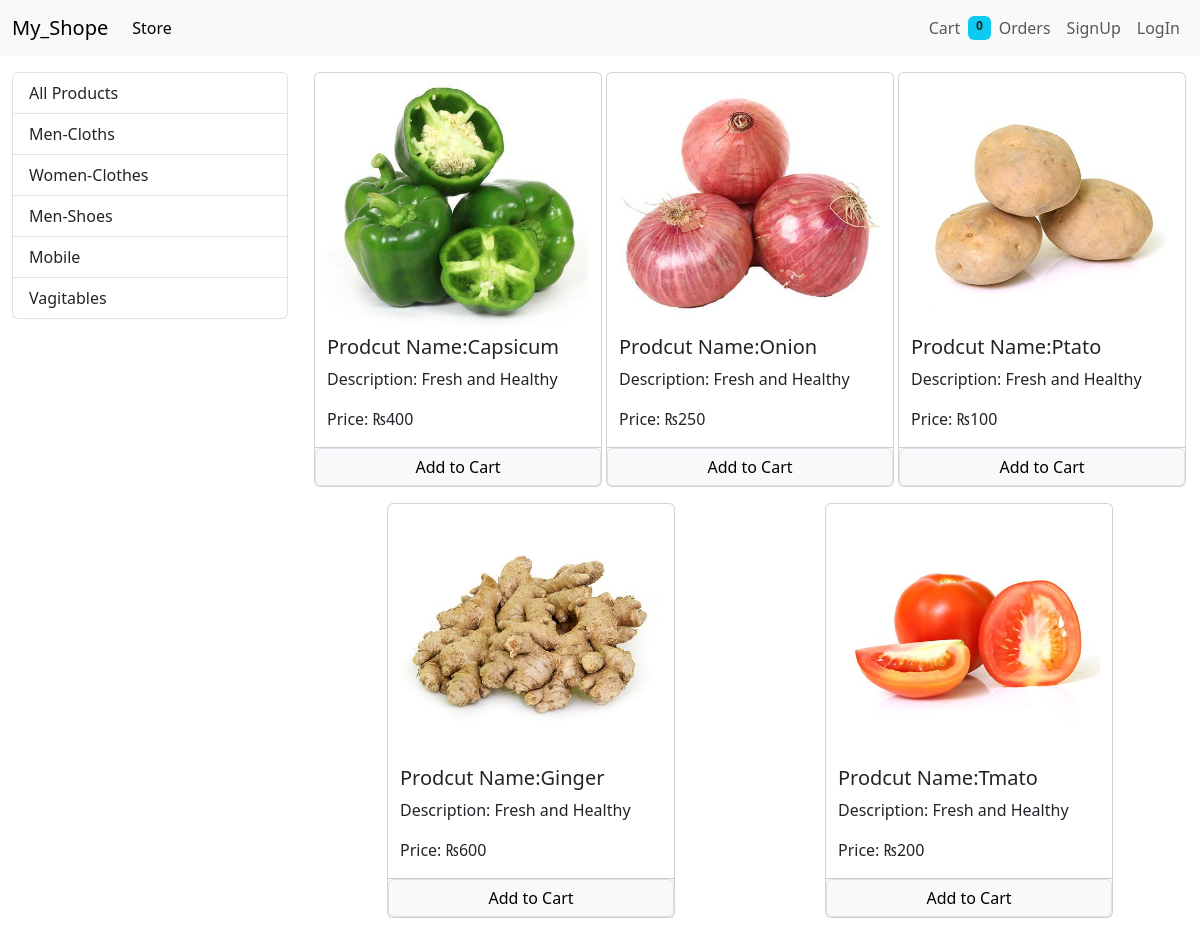
The page /?category=6 on the database its author committed.
### store/models/category.py (models this page shows, shortened)
class Category(models.Model):
    name=models.CharField(max_length=50)
    @staticmethod
    def get_all_category():
        return Category.objects.all()

### store/models/products.py (models this page shows, shortened)
class Products(models.Model):
    id=models.AutoField(primary_key=True)
    product_name=models.CharField(max_length=50)
    pro_des=models.CharField(max_length=250 ,default="")
    pro_price=models.IntegerField(default=0)
    pro_img=models.ImageField(upload_to="uploaded/products/")
    category=models.ForeignKey(to=Category,on_delete=models.RESTRICT,)
    @staticmethod
    def get_all_produts_by_categoryid(categoryID):
        if categoryID:
            return Products.objects.filter(category=categoryID)
        else:
            return Products.objects.all()

### store/views/home.py (the view, shortened to what this page needs)
# urls.py: path('',            Index.as_view(),                        name='homepage'),
class Index(View):
   def get(self,request):
      cart=request.session.get('cart')
      if not cart:
         request.session['cart']={}
      products=None
      categories=Category.get_all_category()
      categoryID=(request.GET.get('category'))
      if categoryID:
         products=Products.get_all_produts_by_categoryid(categoryID)
      else:
            products=Products.get_all_produts()
      global data
      data={'products':products,'categories':categories}
      print(request.session.get('email'))
      return render(request,"index.html",data)

### store/templatetags/cart.py (called while the page is built)
@register.filter(name='is_in_cart')
def is_in_cart(product,cart):
    keys=cart.keys()
    for id  in keys:
        if int(id)==product.id:
            return True
    return False

### store/templatetags/custom_filters.py (called while the page is built)
@register.filter(name='currency')
def currency(number):
    return "₨"+str(number)

### templates/index.html (shortened to what this page needs)
{% extends "base.html" %} {% block title %}My_store{% endblock title %}
{% block content %}
{% load cart %}
{% load custom_filters %}
<div class="container-fluid mt-3">
  <div class="row">
    <div class="col-lg-3">
      <div class="list-group">
          <a href="/" class="list-group-item">All Products</a>
          {% for category in categories  %}
          <a href="?category={{category.id}}" class="list-group-item">{{category.name}}</a>
          {% endfor %}
      </div>
    </div>
    <div id="product" class="col-lg-9">
      <div class="row mx-auto">
        {% if products %}
        {% for product in products %}
        <div class="card mx-auto mb-3" id="{{product.id}}" style="width: 18rem">
          <img src="{{product.pro_img.url}}" class="card-img-top" alt="..." />
          <div class="card-body p-0">
            <h5 class="card-title">Prodcut Name:{{product.product_name}}</h5>
            <p class="card-text">Description: {{product.pro_des}}</p>
            <p class="card-text">Price: {{product.pro_price|currency}}</p>
            <div class="card-footer p-0 row no-gutters ">
              {% if product|is_in_cart:request.session.cart %}
                <div class="row p-0 m-0 mb-0">
                  <form action="/#{{product.id}}" method="POST" class="col-2 p-0 m-0">
                    {% csrf_token %}
                    <input hidden type="text" name="productid" value="{{product.id}}">
                    <input hidden type="text" name="remove" value="True">
                    <input type="submit" value="-" class=" btn btn-block btn-secondary">
                  </form>
                  <div class="text-center col">{{product|product_qty_incart:request.session.cart}} in cart</div>
                  <form action="/#{{product.id}}" method="POST" class="col-2">
                    {% csrf_token %}
                    <input hidden type="text" name="productid" value="{{product.id}}">
                    <input type="submit" value="+" class="btn btn-block btn-secondary">
                  </form>
                </div>
                {% else %}
                <form action="/#{{product.id}}" method="POST" class="btn-block p-0 m-0">
                  <input class="float-right btn btn-light border btn-block form-control" type="submit" value="Add to Cart">
                </form>
                {% endif %}
            </div>
          </div>
        </div>
        {% endfor %}
        {% else %}
        <h3 class="alert alert-light border rounded">Curruntly No Item to Show</h3>
        {% endif %}
      </div>
    </div>
  </div>
</div>
{% endblock content %}

### rows shown on the page
Category: name "Men-Cloths"
Category: name "Women-Clothes"
Category: name "Men-Shoes"
Category: name "Mobile"
Category: name "Vagitables"
Products: pro_img (picture), product_name "Capsicum", pro_des "Fresh and Healthy", pro_price "₨400"
Products: pro_img (picture), product_name "Onion", pro_des "Fresh and Healthy", pro_price "₨250"
Products: pro_img (picture), product_name "Ptato", pro_des "Fresh and Healthy", pro_price "₨100"
Products: pro_img (picture), product_name "Ginger", pro_des "Fresh and Healthy", pro_price "₨600"
Products: pro_img (picture), product_name "Tmato", pro_des "Fresh and Healthy", pro_price "₨200"

### other values the page prints
{{ request.session.cart.keys|length }} "0"
